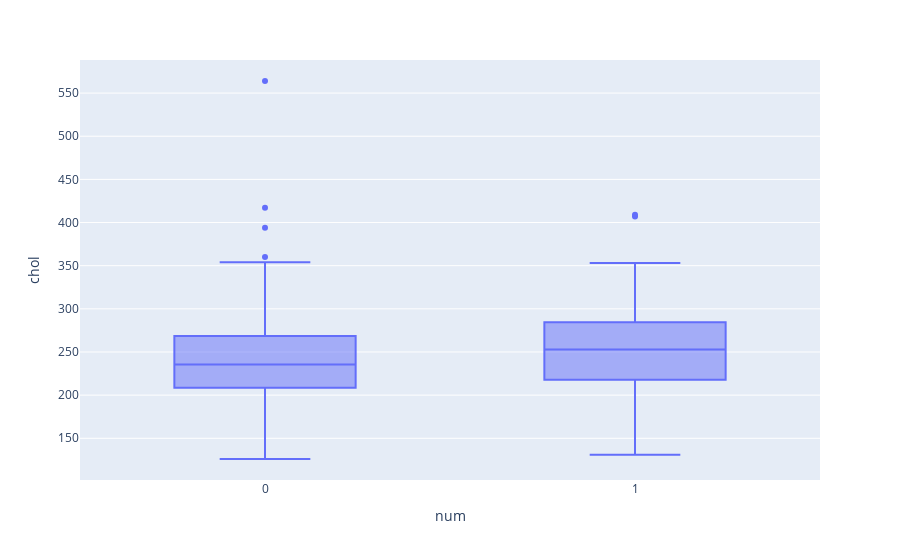

Notebook cell for this chart:
### Code cell
fig = px.box(DF_1, x='num', y='chol')
fig.show()

### Figure 1 — Plotly figure (JSON) as saved in the notebook; plotly's stock layout.template omitted (floating-point values rounded to 4 significant figures; data arrays with more than 128 entries replaced by an {"elided": "..."} marker saying what was removed)
{"data": [{"alignmentgroup": "True", "hovertemplate": "num=%{x}<br>chol=%{y}<extra></extra>", "legendgroup": "", "marker": {"color": "#636efa"}, "name": "", "notched": false, "offsetgroup": "", "orientation": "v", "showlegend": false, "type": "box", "x": {"elided": "297 int values"}, "x0": " ", "xaxis": "x", "y": {"elided": "297 int values"}, "y0": " ", "yaxis": "y"}], "layout": {"boxmode": "group", "legend": {"tracegroupgap": 0}, "margin": {"t": 60}, "xaxis": {"anchor": "y", "domain": [0, 1], "title": {"text": "num"}}, "yaxis": {"anchor": "x", "domain": [0, 1], "title": {"text": "chol"}}}}
